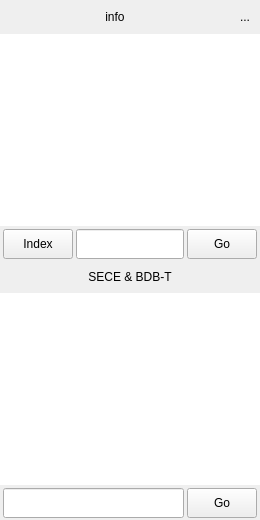
          <widget class="QFrame" name="info_frame">
           <property name="enabled">
            <bool>true</bool>
           </property>
           <property name="sizePolicy">
            <sizepolicy hsizetype="Preferred" vsizetype="Preferred">
             <horstretch>0</horstretch>
             <verstretch>0</verstretch>
            </sizepolicy>
           </property>
           <property name="minimumSize">
            <size>
             <width>50</width>
             <height>0</height>
            </size>
           </property>
           <property name="maximumSize">
            <size>
             <width>16777215</width>
             <height>16777215</height>
            </size>
           </property>
           <property name="contextMenuPolicy">
            <enum>Qt::PreventContextMenu</enum>
           </property>
           <property name="autoFillBackground">
            <bool>true</bool>
           </property>
           <property name="styleSheet">
            <string notr="true"/>
           </property>
           <property name="frameShape">
            <enum>QFrame::NoFrame</enum>
           </property>
           <property name="frameShadow">
            <enum>QFrame::Plain</enum>
           </property>
           <property name="lineWidth">
            <number>0</number>
           </property>
           <layout class="QVBoxLayout" name="verticalLayout_7">
            <property name="spacing">
             <number>0</number>
            </property>
            <property name="leftMargin">
             <number>0</number>
            </property>
            <property name="topMargin">
             <number>0</number>
            </property>
            <property name="rightMargin">
             <number>0</number>
            </property>
            <property name="bottomMargin">
             <number>0</number>
            </property>
            <item>
             <widget class="QSplitter" name="splitter_info">
              <property name="lineWidth">
               <number>0</number>
              </property>
              <property name="orientation">
               <enum>Qt::Vertical</enum>
              </property>
              <property name="handleWidth">
               <number>0</number>
              </property>
              <widget class="QWidget" name="layoutWidget">
               <layout class="QVBoxLayout" name="verticalLayout_2">
                <property name="spacing">
                 <number>0</number>
                </property>
                <item>
                 <layout class="QHBoxLayout" name="horizontalLayout_2">
                  <property name="spacing">
                   <number>0</number>
                  </property>
                  <item>
                   <widget class="QLabel" name="info_lbl_title">
                    <property name="sizePolicy">
                     <sizepolicy hsizetype="Preferred" vsizetype="Fixed">
                      <horstretch>0</horstretch>
                      <verstretch>0</verstretch>
                     </sizepolicy>
                    </property>
                    <property name="minimumSize">
                     <size>
                      <width>100</width>
                      <height>34</height>
                     </size>
                    </property>
                    <property name="maximumSize">
                     <size>
                      <width>16777215</width>
                      <height>34</height>
                     </size>
                    </property>
                    <property name="contextMenuPolicy">
                     <enum>Qt::NoContextMenu</enum>
                    </property>
                    <property name="styleSheet">
                     <string notr="true"/>
                    </property>
                    <property name="frameShape">
                     <enum>QFrame::Panel</enum>
                    </property>
                    <property name="frameShadow">
                     <enum>QFrame::Plain</enum>
                    </property>
                    <property name="lineWidth">
                     <number>0</number>
                    </property>
                    <property name="text">
                     <string notr="true">info</string>
                    </property>
                    <property name="alignment">
                     <set>Qt::AlignCenter</set>
                    </property>
                   </widget>
                  </item>
                  <item>
                   <widget class="QToolButton" name="btn_info_close">
                    <property name="minimumSize">
                     <size>
                      <width>24</width>
                      <height>34</height>
                     </size>
                    </property>
                    <property name="maximumSize">
                     <size>
                      <width>30</width>
                      <height>34</height>
                     </size>
                    </property>
                    <property name="styleSheet">
                     <string notr="true"/>
                    </property>
                    <property name="text">
                     <string>...</string>
                    </property>
                    <property name="icon">
                     <iconset resource="soulanchor.qrc">
                      <normaloff>:/data/img/window-close.png</normaloff>:/data/img/window-close.png</iconset>
                    </property>
                    <property name="autoRaise">
                     <bool>true</bool>
                    </property>
                    <property name="arrowType">
                     <enum>Qt::NoArrow</enum>
                    </property>
                   </widget>
                  </item>
                 </layout>
                </item>
                <item>
                 <widget class="QTextBrowser" name="info_tb">
                  <property name="sizePolicy">
                   <sizepolicy hsizetype="Expanding" vsizetype="Expanding">
                    <horstretch>0</horstretch>
                    <verstretch>0</verstretch>
                   </sizepolicy>
                  </property>
                  <property name="contextMenuPolicy">
                   <enum>Qt::CustomContextMenu</enum>
                  </property>
                  <property name="acceptDrops">
                   <bool>false</bool>
                  </property>
                  <property name="toolTip">
                   <string notr="true"/>
                  </property>
                  <property name="styleSheet">
                   <string notr="true"/>
                  </property>
                  <property name="frameShape">
                   <enum>QFrame::NoFrame</enum>
                  </property>
                  <property name="frameShadow">
                   <enum>QFrame::Plain</enum>
                  </property>
                  <property name="lineWidth">
                   <number>0</number>
                  </property>
                  <property name="html">
                   <string notr="true">&lt;!DOCTYPE HTML PUBLIC &quot;-//W3C//DTD HTML 4.0//EN&quot; &quot;http://www.w3.org/TR/REC-html40/strict.dtd&quot;&gt;
&lt;html&gt;&lt;head&gt;&lt;meta name=&quot;qrichtext&quot; content=&quot;1&quot; /&gt;&lt;meta charset=&quot;utf-8&quot; /&gt;&lt;style type=&quot;text/css&quot;&gt;
p, li { white-space: pre-wrap; }
hr { height: 1px; border-width: 0; }
&lt;/style&gt;&lt;/head&gt;&lt;body style=&quot; font-family:'Bitstream Vera Sans'; font-size:12pt; font-weight:400; font-style:normal;&quot;&gt;
&lt;p style=&quot;-qt-paragraph-type:empty; margin-top:0px; margin-bottom:0px; margin-left:0px; margin-right:0px; -qt-block-indent:0; text-indent:0px; font-size:11pt;&quot;&gt;&lt;br /&gt;&lt;/p&gt;&lt;/body&gt;&lt;/html&gt;</string>
                  </property>
                  <property name="openLinks">
                   <bool>false</bool>
                  </property>
                 </widget>
                </item>
                <item>
                 <layout class="QHBoxLayout" name="horizontalLayout_5">
                  <property name="spacing">
                   <number>3</number>
                  </property>
                  <property name="leftMargin">
                   <number>3</number>
                  </property>
                  <property name="topMargin">
                   <number>3</number>
                  </property>
                  <property name="rightMargin">
                   <number>3</number>
                  </property>
                  <property name="bottomMargin">
                   <number>2</number>
                  </property>
                  <item>
                   <widget class="QPushButton" name="dict_pb_index">
                    <property name="sizePolicy">
                     <sizepolicy hsizetype="Preferred" vsizetype="Fixed">
                      <horstretch>0</horstretch>
                      <verstretch>0</verstretch>
                     </sizepolicy>
                    </property>
                    <property name="minimumSize">
                     <size>
                      <width>50</width>
                      <height>30</height>
                     </size>
                    </property>
                    <property name="maximumSize">
                     <size>
                      <width>70</width>
                      <height>30</height>
                     </size>
                    </property>
                    <property name="cursor">
                     <cursorShape>ArrowCursor</cursorShape>
                    </property>
                    <property name="contextMenuPolicy">
                     <enum>Qt::NoContextMenu</enum>
                    </property>
                    <property name="text">
                     <string>Index</string>
                    </property>
                    <property name="autoDefault">
                     <bool>false</bool>
                    </property>
                    <property name="flat">
                     <bool>false</bool>
                    </property>
                   </widget>
                  </item>
                  <item>
                   <widget class="QLineEdit" name="dict_le">
                    <property name="sizePolicy">
                     <sizepolicy hsizetype="Preferred" vsizetype="Fixed">
                      <horstretch>0</horstretch>
                      <verstretch>0</verstretch>
                     </sizepolicy>
                    </property>
                    <property name="minimumSize">
                     <size>
                      <width>100</width>
                      <height>30</height>
                     </size>
                    </property>
                    <property name="maximumSize">
                     <size>
                      <width>16777215</width>
                      <height>30</height>
                     </size>
                    </property>
                    <property name="contextMenuPolicy">
                     <enum>Qt::NoContextMenu</enum>
                    </property>
                    <property name="toolTip">
                     <string>bible dictionary word</string>
                    </property>
                    <property name="text">
                     <string/>
                    </property>
                    <property name="alignment">
                     <set>Qt::AlignCenter</set>
                    </property>
                    <property name="clearButtonEnabled">
                     <bool>true</bool>
                    </property>
                   </widget>
                  </item>
                  <item>
                   <widget class="QPushButton" name="dict_pb_go">
                    <property name="sizePolicy">
                     <sizepolicy hsizetype="Preferred" vsizetype="Fixed">
                      <horstretch>0</horstretch>
                      <verstretch>0</verstretch>
                     </sizepolicy>
                    </property>
                    <property name="minimumSize">
                     <size>
                      <width>50</width>
                      <height>30</height>
                     </size>
                    </property>
                    <property name="maximumSize">
                     <size>
                      <width>70</width>
                      <height>30</height>
                     </size>
                    </property>
                    <property name="cursor">
                     <cursorShape>ArrowCursor</cursorShape>
                    </property>
                    <property name="contextMenuPolicy">
                     <enum>Qt::NoContextMenu</enum>
                    </property>
                    <property name="text">
                     <string>Go</string>
                    </property>
                    <property name="default">
                     <bool>false</bool>
                    </property>
                    <property name="flat">
                     <bool>false</bool>
                    </property>
                   </widget>
                  </item>
                 </layout>
                </item>
               </layout>
              </widget>
              <widget class="QWidget" name="layoutWidget3">
               <layout class="QVBoxLayout" name="verticalLayout_6">
                <property name="spacing">
                 <number>0</number>
                </property>
                <property name="leftMargin">
                 <number>0</number>
                </property>
                <property name="topMargin">
                 <number>0</number>
                </property>
                <property name="rightMargin">
                 <number>0</number>
                </property>
                <property name="bottomMargin">
                 <number>0</number>
                </property>
                <item>
                 <widget class="QLabel" name="strongs_lbl">
                  <property name="sizePolicy">
                   <sizepolicy hsizetype="Preferred" vsizetype="Fixed">
                    <horstretch>0</horstretch>
                    <verstretch>0</verstretch>
                   </sizepolicy>
                  </property>
                  <property name="minimumSize">
                   <size>
                    <width>0</width>
                    <height>32</height>
                   </size>
                  </property>
                  <property name="maximumSize">
                   <size>
                    <width>16777215</width>
                    <height>32</height>
                   </size>
                  </property>
                  <property name="contextMenuPolicy">
                   <enum>Qt::NoContextMenu</enum>
                  </property>
                  <property name="styleSheet">
                   <string notr="true"/>
                  </property>
                  <property name="frameShape">
                   <enum>QFrame::NoFrame</enum>
                  </property>
                  <property name="frameShadow">
                   <enum>QFrame::Raised</enum>
                  </property>
                  <property name="lineWidth">
                   <number>0</number>
                  </property>
                  <property name="text">
                   <string>SECE &amp; BDB-T</string>
                  </property>
                  <property name="scaledContents">
                   <bool>false</bool>
                  </property>
                  <property name="alignment">
                   <set>Qt::AlignCenter</set>
                  </property>
                 </widget>
                </item>
                <item>
                 <widget class="QTextBrowser" name="strongs_tb">
                  <property name="sizePolicy">
                   <sizepolicy hsizetype="Expanding" vsizetype="Expanding">
                    <horstretch>0</horstretch>
                    <verstretch>0</verstretch>
                   </sizepolicy>
                  </property>
                  <property name="minimumSize">
                   <size>
                    <width>0</width>
                    <height>50</height>
                   </size>
                  </property>
                  <property name="contextMenuPolicy">
                   <enum>Qt::CustomContextMenu</enum>
                  </property>
                  <property name="acceptDrops">
                   <bool>false</bool>
                  </property>
                  <property name="frameShape">
                   <enum>QFrame::NoFrame</enum>
                  </property>
                  <property name="lineWidth">
                   <number>0</number>
                  </property>
                  <property name="markdown">
                   <string notr="true"/>
                  </property>
                  <property name="html">
                   <string notr="true">&lt;!DOCTYPE HTML PUBLIC &quot;-//W3C//DTD HTML 4.0//EN&quot; &quot;http://www.w3.org/TR/REC-html40/strict.dtd&quot;&gt;
&lt;html&gt;&lt;head&gt;&lt;meta name=&quot;qrichtext&quot; content=&quot;1&quot; /&gt;&lt;meta charset=&quot;utf-8&quot; /&gt;&lt;style type=&quot;text/css&quot;&gt;
p, li { white-space: pre-wrap; }
hr { height: 1px; border-width: 0; }
&lt;/style&gt;&lt;/head&gt;&lt;body style=&quot; font-family:'Bitstream Vera Sans'; font-size:12pt; font-weight:400; font-style:normal;&quot;&gt;
&lt;p style=&quot;-qt-paragraph-type:empty; margin-top:0px; margin-bottom:0px; margin-left:0px; margin-right:0px; -qt-block-indent:0; text-indent:0px; font-family:'Cantarell';&quot;&gt;&lt;br /&gt;&lt;/p&gt;&lt;/body&gt;&lt;/html&gt;</string>
                  </property>
                  <property name="placeholderText">
                   <string notr="true"/>
                  </property>
                  <property name="openLinks">
                   <bool>false</bool>
                  </property>
                 </widget>
                </item>
                <item>
                 <layout class="QHBoxLayout" name="horizontalLayout_3">
                  <property name="spacing">
                   <number>3</number>
                  </property>
                  <property name="leftMargin">
                   <number>3</number>
                  </property>
                  <property name="topMargin">
                   <number>3</number>
                  </property>
                  <property name="rightMargin">
                   <number>3</number>
                  </property>
                  <property name="bottomMargin">
                   <number>2</number>
                  </property>
                  <item>
                   <widget class="QLineEdit" name="strongs_le">
                    <property name="sizePolicy">
                     <sizepolicy hsizetype="Preferred" vsizetype="Fixed">
                      <horstretch>0</horstretch>
                      <verstretch>0</verstretch>
                     </sizepolicy>
                    </property>
                    <property name="minimumSize">
                     <size>
                      <width>100</width>
                      <height>30</height>
                     </size>
                    </property>
                    <property name="maximumSize">
                     <size>
                      <width>16777215</width>
                      <height>30</height>
                     </size>
                    </property>
                    <property name="contextMenuPolicy">
                     <enum>Qt::NoContextMenu</enum>
                    </property>
                    <property name="toolTip">
                     <string>e.g. G907 or βαπτίζω</string>
                    </property>
                    <property name="frame">
                     <bool>true</bool>
                    </property>
                    <property name="alignment">
                     <set>Qt::AlignCenter</set>
                    </property>
                    <property name="placeholderText">
                     <string/>
                    </property>
                    <property name="clearButtonEnabled">
                     <bool>true</bool>
                    </property>
                   </widget>
                  </item>
                  <item>
                   <widget class="QPushButton" name="strongs_pb">
                    <property name="sizePolicy">
                     <sizepolicy hsizetype="Preferred" vsizetype="Fixed">
                      <horstretch>0</horstretch>
                      <verstretch>0</verstretch>
                     </sizepolicy>
                    </property>
                    <property name="minimumSize">
                     <size>
                      <width>50</width>
                      <height>30</height>
                     </size>
                    </property>
                    <property name="maximumSize">
                     <size>
                      <width>70</width>
                      <height>30</height>
                     </size>
                    </property>
                    <property name="contextMenuPolicy">
                     <enum>Qt::NoContextMenu</enum>
                    </property>
                    <property name="text">
                     <string>Go</string>
                    </property>
                    <property name="default">
                     <bool>false</bool>
                    </property>
                    <property name="flat">
                     <bool>false</bool>
                    </property>
                   </widget>
                  </item>
                 </layout>
                </item>
               </layout>
              </widget>
             </widget>
            </item>
           </layout>
          </widget>
